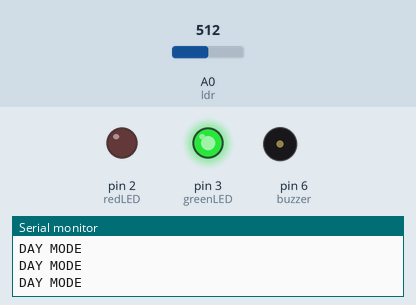
A sketch run on a simulated Arduino Uno, built with avr-gcc and run on an emulated ATmega328P. Parts: output pins drawn as LEDs (lit = HIGH), buzzer (waves = sounding, pin HIGH), the last lines printed to the serial monitor. Inputs (shaded band) come from the test bench; at power-on: A0 (ldr) = 512.

Above: at 1.2 s.
1.3 s: A0 (ldr) set to 589
2.8 s: A0 (ldr) set to 610
At 3.6 s:
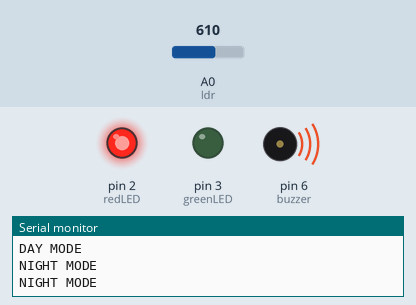
4.5 s: A0 (ldr) set to 590
At 4.8 s:
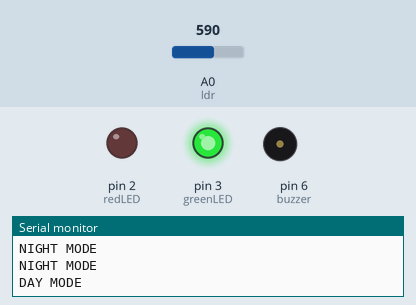
6.0 s: A0 (ldr) set to 716
At 7.2 s:
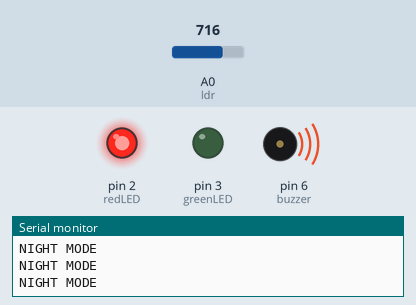
Timing chart, 0 to 8.5 s (numbered marks = the images above; inputs shaded):
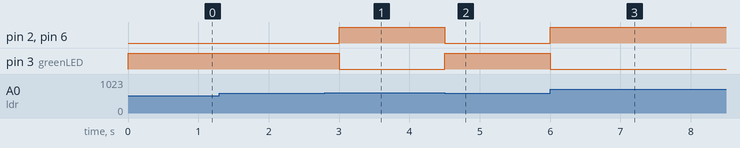

The sketch:

codes.ino
```cpp
int redLED = 2;
int greenLED = 3;
int buzzer = 6;
int ldr = A0;

int threshold = 600;

void setup() {
  pinMode(redLED, OUTPUT);
  pinMode(greenLED, OUTPUT);
  pinMode(buzzer, OUTPUT);
  Serial.begin(9600);
}

void loop() {
  int lightValue = analogRead(ldr);

  if (lightValue < threshold) {
    digitalWrite(greenLED, HIGH);
    digitalWrite(redLED, LOW);
    digitalWrite(buzzer, LOW);
    Serial.println("DAY MODE");
  } else {
    Serial.println("NIGHT MODE");

    digitalWrite(greenLED, LOW);

    digitalWrite(redLED, HIGH);
    digitalWrite(buzzer, HIGH);
  }

  delay(300);
}
```

Measured:
- the behaviour switches between 599 and 600 on A0 (ldr) (found by bisection; images 0 and 1)
- after the input at 2.8 s, pin 2 (redLED), pin 6 (buzzer): LOW → HIGH after 0.20 s; pin 3 (greenLED): HIGH → LOW after 0.20 s
- after the input at 4.5 s, pin 2 (redLED), pin 6 (buzzer): HIGH → LOW at once; pin 3 (greenLED): LOW → HIGH at once
- after the input at 6.0 s, pin 2 (redLED), pin 6 (buzzer): LOW → HIGH at once; pin 3 (greenLED): HIGH → LOW at once
